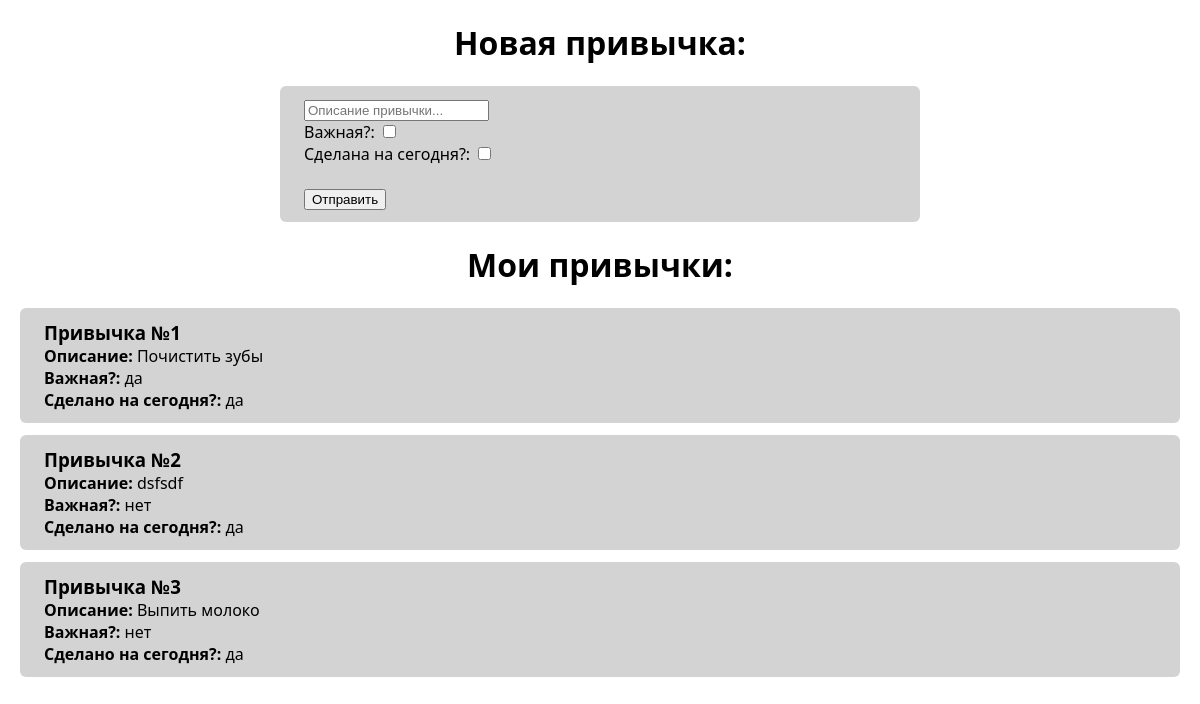
The page /habits/ on the database its author committed.
### main/models.py (models this page shows)
class Habit(models.Model):
    is_done_today = models.BooleanField(default=False)
    is_important = models.BooleanField(default=False)
    habit_description = models.TextField(max_length=200)

### main/views.py (the view)
# urls.py: path('habits/', habits, name="habits"),
def habits(req):
    habits_list = Habit.objects.all()
    return render(req, "habits.html", { "habits_list": habits_list })

### main/templates/habits.html (shortened to what this page needs)
{% load static %}
<!DOCTYPE html>
<html lang="en">
<head>
    <link rel="stylesheet" href="{% static 'generic.css' %}">
</head>
<body>
    <h1>Новая привычка:</h1>
    <div class="prompt">
        <form action="{% url 'add-habit' %}" method="post">
            <input type="text" name="habit-description" placeholder="Описание привычки..."><br>
            Важная?: <input type="checkbox" name="habit-is-important"><br>
            Сделана на сегодня?: <input type="checkbox" name="habit-is-done-today"><br>
            <br>
            <button>Отправить</button>
        </form>
    </div>
    <h1>Мои привычки:</h1>
    {% for habit in habits_list %}
        <div>
            <h3>Привычка №{{ habit.id }}</h3>
            <p><strong>Описание: </strong>{{ habit.habit_description }}</p>
            <p><strong>Важная?: </strong>{% if habit.is_important %}да{% else %}нет{% endif %}</p>
            <p><strong>Сделано на сегодня?: </strong>{% if habit.is_done_today %}да{% else %}нет{% endif %}</p>
        </div>
    {% endfor %}
</body>
</html>

### main/static/generic.css (style rules this page uses)
body { font-family: 'Segoe UI', Tahoma, Geneva, Verdana, sans-serif; }
h1 { text-align: center; }
div { padding: 12px 24px; background-color: lightgray; border-radius: 6px; margin: 12px; }
div h3, div p { margin: 0; }
.prompt { width: 50%; display: flex; margin: 0 auto; }

### rows shown on the page
Habit: id "1", habit_description "Почистить зубы", is_important "да", is_done_today "да"
Habit: id "2", habit_description "dsfsdf", is_important "нет", is_done_today "да"
Habit: id "3", habit_description "Выпить молоко", is_important "нет", is_done_today "да"
